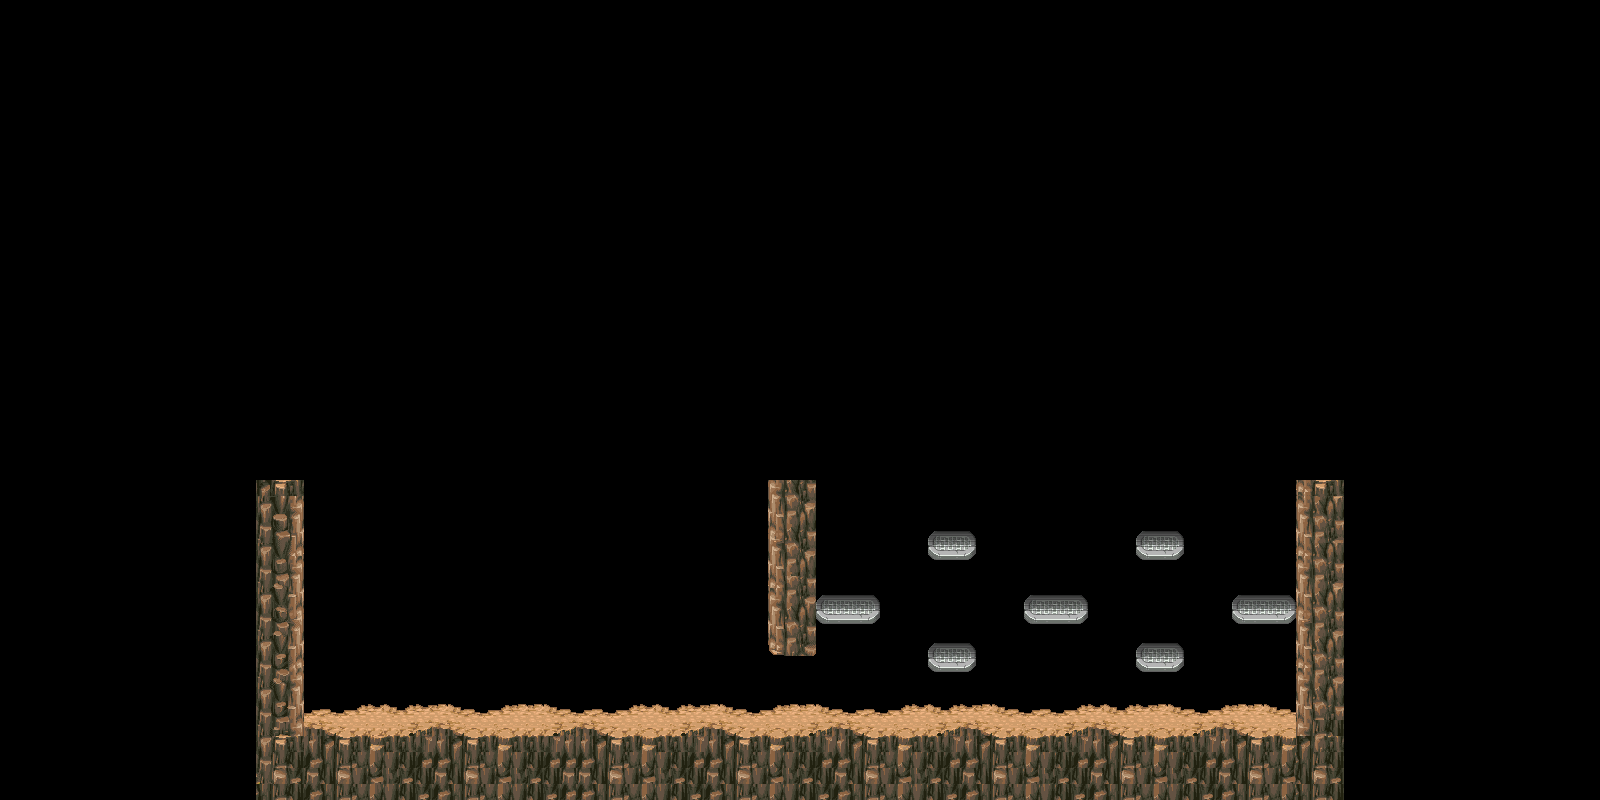

A level layout from a 2D game, rendered from its tile map. Below: a short description, then the map file with tile-grid data replaced by summaries:
An orthogonal 100x50 tile map with 16x16 px tiles, 3 tile layers (Background, Ground, GroundFront), 4 tilesets and 29 objects (14x TiledGeometry, 5x InvisibleWall, 3x CameraZoneBorder, 2x TestCameraZoneDep, 2x TestCameraZone, ...).

<map version="1.2" tiledversion="1.3.3" orientation="orthogonal" renderorder="right-down" compressionlevel="0" width="100" height="50" tilewidth="16" tileheight="16" infinite="0" nextlayerid="11" nextobjectid="208">
 <properties>
  <property name="unity:scale" value="1" />
 </properties>
 <tileset firstgid="1" source="TempTileSet.tsx" />
 <tileset firstgid="513" source="map_l2.cns.tsx" />
 <tileset firstgid="993" source="2.tsx" />
 <tileset firstgid="1001" source="terrain.tsx" />
 <layer id="1" name="Background" width="100" height="50">
  <data>[5000 cells, 1 non-empty, 1 distinct tile ids]</data>
 </layer>
 <layer id="2" name="Ground" width="100" height="50">
  <data>[5000 cells, 583 non-empty, 132 distinct tile ids]</data>
 </layer>
 <layer id="3" name="GroundFront" width="100" height="50">
  <data>[5000 cells, 0 non-empty, 0 distinct tile ids]</data>
 </layer>
 <objectgroup id="4" name="CameraZoneViewerDep" visible="0">
  <object id="57" type="TestCameraZoneDep" x="496" y="288" width="496" height="272">
   <properties>
    <property name="unity:isTrigger" value="True" />
   </properties>
  </object>
  <object id="51" type="TestCameraZoneDep" x="0" y="288" width="496" height="272">
   <properties>
    <property name="unity:isTrigger" value="True" />
   </properties>
  </object>
 </objectgroup>
 <objectgroup id="5" name="CameraZoneViewer" visible="0">
  <object id="164" type="TestCameraZone" x="0" y="272" width="544" height="288">
   <properties>
    <property name="unity:isTrigger" value="True" />
   </properties>
  </object>
  <object id="165" type="TestCameraZone" x="544" y="272" width="544" height="288">
   <properties>
    <property name="unity:isTrigger" value="True" />
   </properties>
  </object>
 </objectgroup>
 <objectgroup id="6" name="CameraZoneParent">
  <object id="177" type="CameraZone" x="272" y="496" width="544" height="288">
   <properties>
    <property name="AddComponent" value="CameraZone" />
    <property name="_Checkpoint" value="True" />
    <property name="_CheckpointIndex" value="0" />
    <property name="_cameraZoneID" value="0" />
    <property name="_isBottomBounded" type="bool" value="true" />
    <property name="_isLeftBounded" type="bool" value="true" />
    <property name="_isLeftFirst" type="bool" value="false" />
    <property name="_isRightBounded" type="bool" value="true" />
    <property name="_isRightFirst" type="bool" value="true" />
    <property name="_isTopBounded" type="bool" value="true" />
    <property name="unity:isTrigger" value="True" />
   </properties>
  </object>
  <object id="187" type="CameraZone" x="784" y="496" width="544" height="288">
   <properties>
    <property name="AddComponent" value="CameraZone" />
    <property name="_Checkpoint" value="False" />
    <property name="_CheckpointIndex" value="-1" />
    <property name="_cameraZoneID" value="1" />
    <property name="_isBottomBounded" type="bool" value="true" />
    <property name="_isLeftBounded" type="bool" value="true" />
    <property name="_isLeftFirst" type="bool" value="false" />
    <property name="_isRightBounded" type="bool" value="true" />
    <property name="_isRightFirst" type="bool" value="true" />
    <property name="_isTopBounded" type="bool" value="true" />
    <property name="unity:isTrigger" value="True" />
   </properties>
  </object>
 </objectgroup>
 <objectgroup id="7" name="CameraZoneBorderParent">
  <object id="68" type="CameraZoneBorder" x="16" y="32">
   <properties>
    <property name="AddComponent" value="CameraZoneBorder" />
    <property name="_beginTransition" type="bool" value="true" />
    <property name="_fromID" value="-1" />
    <property name="_toID" value="-2" />
    <property name="unity:isTrigger" value="True" />
   </properties>
   <polyline points="0,0 0,112" />
  </object>
  <object id="151" type="CameraZoneBorder" x="336" y="144">
   <properties>
    <property name="AddComponent" value="CameraZoneBorder" />
    <property name="_beginTransition" type="bool" value="true" />
    <property name="_fromID" value="-2" />
    <property name="_toID" value="-1" />
    <property name="unity:isTrigger" value="True" />
   </properties>
   <polyline points="-320,-128 0,-128" />
  </object>
  <object id="205" type="CameraZoneBorder" x="800" y="656">
   <properties>
    <property name="AddComponent" value="CameraZoneBorder" />
    <property name="_beginTransition" type="bool" value="true" />
    <property name="_fromID" value="0" />
    <property name="_toID" value="1" />
    <property name="unity:isTrigger" value="True" />
   </properties>
   <polyline points="0,0 0,64" />
  </object>
 </objectgroup>
 <objectgroup id="8" name="DeadZoneParent">
  <object id="74" type="DeadZone" x="32" y="32" width="64" height="32">
   <properties>
    <property name="AddComponent" value="DeadZoneScript" />
    <property name="unity:isTrigger" value="True" />
   </properties>
  </object>
 </objectgroup>
 <objectgroup id="9" name="InvisibleWallParent">
  <object id="132" type="InvisibleWall" x="176" y="368" width="48" height="320">
   <properties>
    <property name="AddComponent" value="InvisibleWallScript" />
    <property name="unity:layer" value="8" />
   </properties>
  </object>
  <object id="201" type="InvisibleWall" x="256" y="352" width="48" height="128">
   <properties>
    <property name="AddComponent" value="InvisibleWallScript" />
    <property name="unity:layer" value="8" />
   </properties>
  </object>
  <object id="202" type="InvisibleWall" x="768" y="656" width="48" height="64">
   <properties>
    <property name="AddComponent" value="InvisibleWallScript" />
    <property name="_disabled" type="bool" value="true" />
    <property name="unity:layer" value="8" />
   </properties>
  </object>
  <object id="203" type="InvisibleWall" x="1296" y="352" width="48" height="128">
   <properties>
    <property name="AddComponent" value="InvisibleWallScript" />
    <property name="unity:layer" value="8" />
   </properties>
  </object>
  <object id="206" type="InvisibleWall" x="768" y="352" width="48" height="128">
   <properties>
    <property name="AddComponent" value="InvisibleWallScript" />
    <property name="unity:layer" value="8" />
   </properties>
  </object>
 </objectgroup>
 <objectgroup id="10" name="TiledGeometryParent">
  <object id="76" type="TiledGeometry" x="304" y="720" width="992" height="80">
   <properties>
    <property name="AddComponent" value="TiledGeometryScript" />
    <property name="unity:isTrigger" value="True" />
    <property name="unity:layer" value="13" />
   </properties>
  </object>
  <object id="124" type="TiledGeometry" x="240" y="288">
   <properties>
    <property name="AddComponent" value="TiledGeometryScript" />
    <property name="unity:isTrigger" value="True" />
    <property name="unity:layer" value="13" />
   </properties>
   <polygon points="0,0 64,-32 64,0 0,32" />
  </object>
  <object id="125" type="TiledGeometry" x="160" y="288">
   <properties>
    <property name="AddComponent" value="TiledGeometryScript" />
    <property name="unity:isTrigger" value="True" />
    <property name="unity:layer" value="13" />
   </properties>
   <polygon points="0,-48 64,-16 64,32 0,0" />
  </object>
  <object id="189" type="TiledGeometry" x="768" y="480" width="48" height="176">
   <properties>
    <property name="AddComponent" value="TiledGeometryScript" />
    <property name="unity:isTrigger" value="True" />
    <property name="unity:layer" value="13" />
   </properties>
  </object>
  <object id="190" type="TiledGeometry" x="1296" y="480" width="48" height="320">
   <properties>
    <property name="AddComponent" value="TiledGeometryScript" />
    <property name="unity:isTrigger" value="True" />
    <property name="unity:layer" value="13" />
   </properties>
  </object>
  </objectgroup>
</map>
<!-- 9 of 29 objects omitted -->
